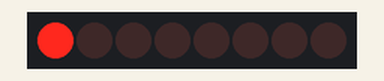
Bench run of a sketch on a simulated ESP32. Parts: 8 shift-register outputs drawn as a row of LEDs (first output left, lit = HIGH). Wiring (inferred from the names in the program): shift register (74HC595): data GPIO 23; shift clock GPIO 18; latch GPIO 5. Wiring (inferred from the signals the program sends): row of LEDs: on Q0, Q1, Q2, Q3, Q4, Q5, Q6, Q7. What the sketch prints to the serial monitor is not drawn.

Above: at 0.15 s.
At 1.05 s:
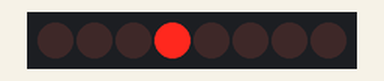
At 1.65 s:
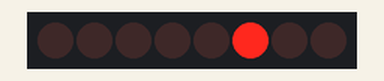
At 2.25 s:
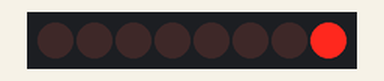
At 3.75 s:
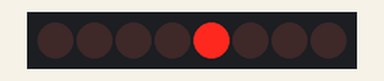
At 5.25 s:
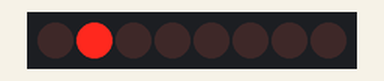
Timing chart, 0 to 5.5 s (numbered marks = the images above):
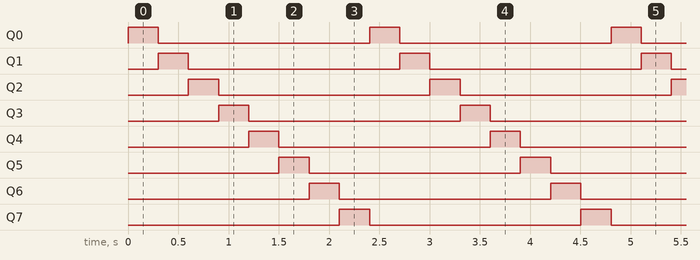

Measured:
- by itself, Q0–7: alternates HIGH for 0.30 s and LOW for 2.1 s
- by itself, everything shown: repeats every 2.4 s, in 8 steps

The sketch:

shift.ino
```cpp
// চলন্ত আলো: 74HC595 শিফট রেজিস্টার দিয়ে আটটা LED, বোর্ডের মাত্র তিনটা পিনে — ESP32 বোর্ড
// 74HC595-এর DS (১৪) → D23, SHCP (১১) → D18, STCP (১২) → D5।
// VCC (১৬) আর MR̅ (১০) → 3V3, GND (৮) আর OE̅ (১৩) → GND।
// Q0 থেকে Q7-এর প্রতিটা থেকে একটা রেজিস্টর (৩৩০ Ω) হয়ে একটা LED, LED-র ছোট পা GND-তে।

const int dataPin = 23;   // DS: পরের বিটটা
const int clockPin = 18;  // SHCP: প্রতি পালসে একটা বিট ঢোকে
const int latchPin = 5;   // STCP: পালস দিলে আটটা বিট একসঙ্গে LED-এ যায়

// আটটা বিট পাঠাও, তারপর একসঙ্গে দেখাও।
void show(byte bits) {
  digitalWrite(latchPin, LOW);
  shiftOut(dataPin, clockPin, MSBFIRST, bits);  // বিট ৭ আগে, বিট ০ শেষে
  digitalWrite(latchPin, HIGH);
}

void setup() {
  pinMode(dataPin, OUTPUT);
  pinMode(clockPin, OUTPUT);
  pinMode(latchPin, OUTPUT);
  Serial.begin(115200);
  Serial.println("চলন্ত আলো শুরু");
}

void loop() {
  for (int i = 0; i < 8; i++) {
    show(1 << i);  // শুধু Q-i জ্বলবে
    Serial.print("জ্বলছে Q");
    Serial.println(i);
    delay(300);
  }
}
```
